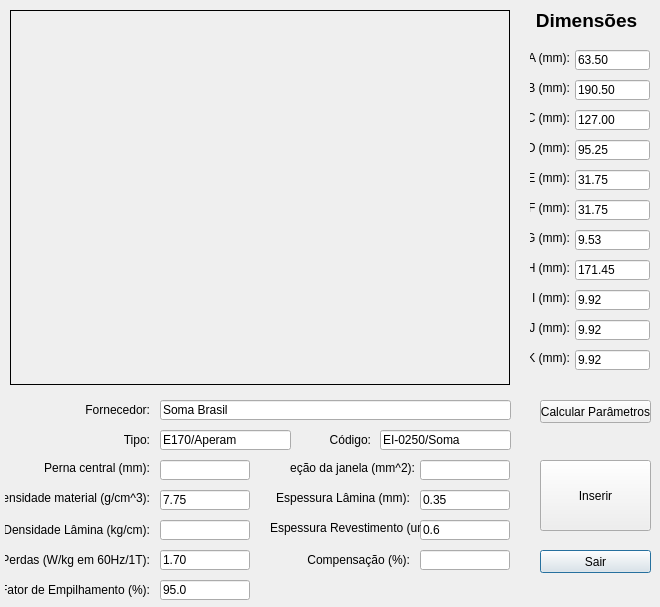
<?xml version="1.0" encoding="UTF-8"?>
<ui version="4.0">
 <class>WindowLaminaImage</class>
 <widget class="QDialog" name="WindowLaminaImage">
  <property name="geometry">
   <rect>
    <x>0</x>
    <y>0</y>
    <width>660</width>
    <height>607</height>
   </rect>
  </property>
  <property name="windowTitle">
   <string>Helena 1.0 - Lâminas</string>
  </property>
  <widget class="QPushButton" name="pushButton_exit">
   <property name="geometry">
    <rect>
     <x>540</x>
     <y>550</y>
     <width>111</width>
     <height>23</height>
    </rect>
   </property>
   <property name="text">
    <string>Sair</string>
   </property>
  </widget>
  <widget class="QLabel" name="label_width">
   <property name="geometry">
    <rect>
     <x>5</x>
     <y>460</y>
     <width>145</width>
     <height>16</height>
    </rect>
   </property>
   <property name="text">
    <string>Perna central (mm):</string>
   </property>
   <property name="alignment">
    <set>Qt::AlignRight|Qt::AlignTrailing|Qt::AlignVCenter</set>
   </property>
  </widget>
  <widget class="QLineEdit" name="lineEdit_width">
   <property name="geometry">
    <rect>
     <x>160</x>
     <y>460</y>
     <width>90</width>
     <height>20</height>
    </rect>
   </property>
   <property name="text">
    <string/>
   </property>
  </widget>
  <widget class="QLineEdit" name="lineEdit_windowArea">
   <property name="geometry">
    <rect>
     <x>420</x>
     <y>460</y>
     <width>90</width>
     <height>20</height>
    </rect>
   </property>
  </widget>
  <widget class="QLabel" name="label_type">
   <property name="geometry">
    <rect>
     <x>5</x>
     <y>430</y>
     <width>145</width>
     <height>20</height>
    </rect>
   </property>
   <property name="text">
    <string>Tipo:</string>
   </property>
   <property name="alignment">
    <set>Qt::AlignRight|Qt::AlignTrailing|Qt::AlignVCenter</set>
   </property>
  </widget>
  <widget class="QLabel" name="label_compensationPercent">
   <property name="geometry">
    <rect>
     <x>265</x>
     <y>550</y>
     <width>145</width>
     <height>20</height>
    </rect>
   </property>
   <property name="text">
    <string>Compensação (%):</string>
   </property>
   <property name="alignment">
    <set>Qt::AlignRight|Qt::AlignTrailing|Qt::AlignVCenter</set>
   </property>
  </widget>
  <widget class="QLabel" name="label_windowArea">
   <property name="geometry">
    <rect>
     <x>290</x>
     <y>460</y>
     <width>125</width>
     <height>16</height>
    </rect>
   </property>
   <property name="text">
    <string>Seção da janela (mm^2):</string>
   </property>
   <property name="alignment">
    <set>Qt::AlignRight|Qt::AlignTrailing|Qt::AlignVCenter</set>
   </property>
  </widget>
  <widget class="QLabel" name="label_weight">
   <property name="geometry">
    <rect>
     <x>5</x>
     <y>520</y>
     <width>145</width>
     <height>20</height>
    </rect>
   </property>
   <property name="text">
    <string>Densidade Lâmina (kg/cm):</string>
   </property>
   <property name="alignment">
    <set>Qt::AlignRight|Qt::AlignTrailing|Qt::AlignVCenter</set>
   </property>
  </widget>
  <widget class="QLineEdit" name="lineEdit_compensationPercent">
   <property name="geometry">
    <rect>
     <x>420</x>
     <y>550</y>
     <width>90</width>
     <height>20</height>
    </rect>
   </property>
  </widget>
  <widget class="QPushButton" name="pushButton_insert">
   <property name="enabled">
    <bool>true</bool>
   </property>
   <property name="geometry">
    <rect>
     <x>540</x>
     <y>460</y>
     <width>111</width>
     <height>71</height>
    </rect>
   </property>
   <property name="text">
    <string>Inserir</string>
   </property>
  </widget>
  <widget class="QLabel" name="label_provider">
   <property name="geometry">
    <rect>
     <x>5</x>
     <y>400</y>
     <width>145</width>
     <height>20</height>
    </rect>
   </property>
   <property name="text">
    <string>Fornecedor:</string>
   </property>
   <property name="alignment">
    <set>Qt::AlignRight|Qt::AlignTrailing|Qt::AlignVCenter</set>
   </property>
  </widget>
  <widget class="QLineEdit" name="lineEdit_type">
   <property name="geometry">
    <rect>
     <x>160</x>
     <y>430</y>
     <width>131</width>
     <height>20</height>
    </rect>
   </property>
   <property name="text">
    <string>E170/Aperam</string>
   </property>
  </widget>
  <widget class="QLineEdit" name="lineEdit_provider">
   <property name="geometry">
    <rect>
     <x>160</x>
     <y>400</y>
     <width>351</width>
     <height>20</height>
    </rect>
   </property>
   <property name="text">
    <string>Soma Brasil</string>
   </property>
  </widget>
  <widget class="QLineEdit" name="lineEdit_weight">
   <property name="geometry">
    <rect>
     <x>160</x>
     <y>520</y>
     <width>90</width>
     <height>20</height>
    </rect>
   </property>
  </widget>
  <widget class="QLabel" name="label_laminaImage">
   <property name="geometry">
    <rect>
     <x>10</x>
     <y>10</y>
     <width>500</width>
     <height>375</height>
    </rect>
   </property>
   <property name="styleSheet">
    <string notr="true">border:1px solid #000</string>
   </property>
   <property name="text">
    <string/>
   </property>
   <property name="pixmap">
    <pixmap resource="../images/images.qrc">:/lamina_dimensoes.png</pixmap>
   </property>
   <property name="scaledContents">
    <bool>false</bool>
   </property>
  </widget>
  <widget class="QLabel" name="label_A">
   <property name="geometry">
    <rect>
     <x>530</x>
     <y>50</y>
     <width>40</width>
     <height>16</height>
    </rect>
   </property>
   <property name="text">
    <string>A (mm):</string>
   </property>
   <property name="alignment">
    <set>Qt::AlignRight|Qt::AlignTrailing|Qt::AlignVCenter</set>
   </property>
  </widget>
  <widget class="QLineEdit" name="lineEdit_A">
   <property name="geometry">
    <rect>
     <x>575</x>
     <y>50</y>
     <width>75</width>
     <height>20</height>
    </rect>
   </property>
   <property name="text">
    <string>63.50</string>
   </property>
  </widget>
  <widget class="QLabel" name="label_B">
   <property name="geometry">
    <rect>
     <x>530</x>
     <y>80</y>
     <width>40</width>
     <height>16</height>
    </rect>
   </property>
   <property name="text">
    <string>B (mm):</string>
   </property>
   <property name="alignment">
    <set>Qt::AlignRight|Qt::AlignTrailing|Qt::AlignVCenter</set>
   </property>
  </widget>
  <widget class="QLineEdit" name="lineEdit_B">
   <property name="geometry">
    <rect>
     <x>575</x>
     <y>80</y>
     <width>75</width>
     <height>20</height>
    </rect>
   </property>
   <property name="text">
    <string>190.50</string>
   </property>
  </widget>
  <widget class="QLabel" name="label_C">
   <property name="geometry">
    <rect>
     <x>530</x>
     <y>110</y>
     <width>40</width>
     <height>16</height>
    </rect>
   </property>
   <property name="text">
    <string>C (mm):</string>
   </property>
   <property name="alignment">
    <set>Qt::AlignRight|Qt::AlignTrailing|Qt::AlignVCenter</set>
   </property>
  </widget>
  <widget class="QLineEdit" name="lineEdit_C">
   <property name="geometry">
    <rect>
     <x>575</x>
     <y>110</y>
     <width>75</width>
     <height>20</height>
    </rect>
   </property>
   <property name="text">
    <string>127.00</string>
   </property>
  </widget>
  <widget class="QLabel" name="label_D">
   <property name="geometry">
    <rect>
     <x>530</x>
     <y>140</y>
     <width>40</width>
     <height>16</height>
    </rect>
   </property>
   <property name="text">
    <string>D (mm):</string>
   </property>
   <property name="alignment">
    <set>Qt::AlignRight|Qt::AlignTrailing|Qt::AlignVCenter</set>
   </property>
  </widget>
  <widget class="QLineEdit" name="lineEdit_D">
   <property name="geometry">
    <rect>
     <x>575</x>
     <y>140</y>
     <width>75</width>
     <height>20</height>
    </rect>
   </property>
   <property name="text">
    <string>95.25</string>
   </property>
  </widget>
  <widget class="QLabel" name="label_E">
   <property name="geometry">
    <rect>
     <x>530</x>
     <y>170</y>
     <width>40</width>
     <height>16</height>
    </rect>
   </property>
   <property name="text">
    <string>E (mm):</string>
   </property>
   <property name="alignment">
    <set>Qt::AlignRight|Qt::AlignTrailing|Qt::AlignVCenter</set>
   </property>
  </widget>
  <widget class="QLineEdit" name="lineEdit_E">
   <property name="geometry">
    <rect>
     <x>575</x>
     <y>170</y>
     <width>75</width>
     <height>20</height>
    </rect>
   </property>
   <property name="text">
    <string>31.75</string>
   </property>
  </widget>
  <widget class="QLabel" name="label_F">
   <property name="geometry">
    <rect>
     <x>530</x>
     <y>200</y>
     <width>40</width>
     <height>16</height>
    </rect>
   </property>
   <property name="text">
    <string>F (mm):</string>
   </property>
   <property name="alignment">
    <set>Qt::AlignRight|Qt::AlignTrailing|Qt::AlignVCenter</set>
   </property>
  </widget>
  <widget class="QLineEdit" name="lineEdit_F">
   <property name="geometry">
    <rect>
     <x>575</x>
     <y>200</y>
     <width>75</width>
     <height>20</height>
    </rect>
   </property>
   <property name="text">
    <string>31.75</string>
   </property>
  </widget>
  <widget class="QLabel" name="label_G">
   <property name="geometry">
    <rect>
     <x>530</x>
     <y>230</y>
     <width>40</width>
     <height>16</height>
    </rect>
   </property>
   <property name="text">
    <string>G (mm):</string>
   </property>
   <property name="alignment">
    <set>Qt::AlignRight|Qt::AlignTrailing|Qt::AlignVCenter</set>
   </property>
  </widget>
  <widget class="QLineEdit" name="lineEdit_G">
   <property name="geometry">
    <rect>
     <x>575</x>
     <y>230</y>
     <width>75</width>
     <height>20</height>
    </rect>
   </property>
   <property name="text">
    <string>9.53</string>
   </property>
  </widget>
  <widget class="QLabel" name="label_H">
   <property name="geometry">
    <rect>
     <x>530</x>
     <y>260</y>
     <width>40</width>
     <height>16</height>
    </rect>
   </property>
   <property name="text">
    <string>H (mm):</string>
   </property>
   <property name="alignment">
    <set>Qt::AlignRight|Qt::AlignTrailing|Qt::AlignVCenter</set>
   </property>
  </widget>
  <widget class="QLineEdit" name="lineEdit_H">
   <property name="geometry">
    <rect>
     <x>575</x>
     <y>260</y>
     <width>75</width>
     <height>20</height>
    </rect>
   </property>
   <property name="text">
    <string>171.45</string>
   </property>
  </widget>
  <widget class="QLineEdit" name="lineEdit_I">
   <property name="geometry">
    <rect>
     <x>575</x>
     <y>290</y>
     <width>75</width>
     <height>20</height>
    </rect>
   </property>
   <property name="text">
    <string>9.92</string>
   </property>
  </widget>
  <widget class="QLabel" name="label_I">
   <property name="geometry">
    <rect>
     <x>530</x>
     <y>290</y>
     <width>40</width>
     <height>16</height>
    </rect>
   </property>
   <property name="text">
    <string>I (mm):</string>
   </property>
   <property name="alignment">
    <set>Qt::AlignRight|Qt::AlignTrailing|Qt::AlignVCenter</set>
   </property>
  </widget>
  <widget class="QLabel" name="label_J">
   <property name="geometry">
    <rect>
     <x>530</x>
     <y>320</y>
     <width>40</width>
     <height>16</height>
    </rect>
   </property>
   <property name="text">
    <string>J (mm):</string>
   </property>
   <property name="alignment">
    <set>Qt::AlignRight|Qt::AlignTrailing|Qt::AlignVCenter</set>
   </property>
  </widget>
  <widget class="QLineEdit" name="lineEdit_J">
   <property name="geometry">
    <rect>
     <x>575</x>
     <y>320</y>
     <width>75</width>
     <height>20</height>
    </rect>
   </property>
   <property name="text">
    <string>9.92</string>
   </property>
  </widget>
  <widget class="QLabel" name="label_K">
   <property name="geometry">
    <rect>
     <x>530</x>
     <y>350</y>
     <width>40</width>
     <height>16</height>
    </rect>
   </property>
   <property name="text">
    <string>K (mm):</string>
   </property>
   <property name="alignment">
    <set>Qt::AlignRight|Qt::AlignTrailing|Qt::AlignVCenter</set>
   </property>
  </widget>
  <widget class="QLineEdit" name="lineEdit_K">
   <property name="geometry">
    <rect>
     <x>575</x>
     <y>350</y>
     <width>75</width>
     <height>20</height>
    </rect>
   </property>
   <property name="text">
    <string>9.92</string>
   </property>
  </widget>
  <widget class="QLabel" name="label_dimension">
   <property name="geometry">
    <rect>
     <x>516</x>
     <y>10</y>
     <width>141</width>
     <height>20</height>
    </rect>
   </property>
   <property name="font">
    <font>
     <pointsize>14</pointsize>
     <weight>75</weight>
     <bold>true</bold>
    </font>
   </property>
   <property name="text">
    <string>Dimensões</string>
   </property>
   <property name="alignment">
    <set>Qt::AlignCenter</set>
   </property>
  </widget>
  <widget class="QLabel" name="label_thicknessLamina">
   <property name="geometry">
    <rect>
     <x>265</x>
     <y>490</y>
     <width>145</width>
     <height>16</height>
    </rect>
   </property>
   <property name="text">
    <string>Espessura Lâmina (mm):</string>
   </property>
   <property name="alignment">
    <set>Qt::AlignRight|Qt::AlignTrailing|Qt::AlignVCenter</set>
   </property>
  </widget>
  <widget class="QLabel" name="label_materialDensity">
   <property name="geometry">
    <rect>
     <x>5</x>
     <y>490</y>
     <width>145</width>
     <height>16</height>
    </rect>
   </property>
   <property name="text">
    <string>Densidade material (g/cm^3):</string>
   </property>
   <property name="alignment">
    <set>Qt::AlignRight|Qt::AlignTrailing|Qt::AlignVCenter</set>
   </property>
  </widget>
  <widget class="QLineEdit" name="lineEdit_thicknessLamina">
   <property name="geometry">
    <rect>
     <x>420</x>
     <y>490</y>
     <width>90</width>
     <height>20</height>
    </rect>
   </property>
   <property name="text">
    <string>0.35</string>
   </property>
  </widget>
  <widget class="QLineEdit" name="lineEdit_materialDensity">
   <property name="geometry">
    <rect>
     <x>160</x>
     <y>490</y>
     <width>90</width>
     <height>20</height>
    </rect>
   </property>
   <property name="text">
    <string>7.75</string>
   </property>
  </widget>
  <widget class="QLineEdit" name="lineEdit_thicknessLayer">
   <property name="geometry">
    <rect>
     <x>420</x>
     <y>520</y>
     <width>90</width>
     <height>20</height>
    </rect>
   </property>
   <property name="text">
    <string>0.6</string>
   </property>
  </widget>
  <widget class="QLabel" name="label_thicknessLayer">
   <property name="geometry">
    <rect>
     <x>270</x>
     <y>520</y>
     <width>151</width>
     <height>16</height>
    </rect>
   </property>
   <property name="text">
    <string>Espessura Revestimento (um):</string>
   </property>
  </widget>
  <widget class="QPushButton" name="pushButton_calculate">
   <property name="geometry">
    <rect>
     <x>540</x>
     <y>400</y>
     <width>111</width>
     <height>23</height>
    </rect>
   </property>
   <property name="text">
    <string>Calcular Parâmetros</string>
   </property>
  </widget>
  <widget class="QLineEdit" name="lineEdit_code">
   <property name="geometry">
    <rect>
     <x>380</x>
     <y>430</y>
     <width>131</width>
     <height>20</height>
    </rect>
   </property>
   <property name="text">
    <string>EI-0250/Soma</string>
   </property>
  </widget>
  <widget class="QLabel" name="label_code">
   <property name="geometry">
    <rect>
     <x>320</x>
     <y>430</y>
     <width>51</width>
     <height>20</height>
    </rect>
   </property>
   <property name="text">
    <string>Código:</string>
   </property>
   <property name="alignment">
    <set>Qt::AlignRight|Qt::AlignTrailing|Qt::AlignVCenter</set>
   </property>
  </widget>
  <widget class="QLabel" name="label_loss">
   <property name="geometry">
    <rect>
     <x>5</x>
     <y>550</y>
     <width>145</width>
     <height>20</height>
    </rect>
   </property>
   <property name="text">
    <string>Perdas (W/kg em 60Hz/1T):</string>
   </property>
   <property name="alignment">
    <set>Qt::AlignRight|Qt::AlignTrailing|Qt::AlignVCenter</set>
   </property>
  </widget>
  <widget class="QLineEdit" name="lineEdit_loss">
   <property name="geometry">
    <rect>
     <x>160</x>
     <y>550</y>
     <width>90</width>
     <height>20</height>
    </rect>
   </property>
   <property name="text">
    <string>1.70</string>
   </property>
  </widget>
  <widget class="QLineEdit" name="lineEdit_stackingFactor">
   <property name="geometry">
    <rect>
     <x>160</x>
     <y>580</y>
     <width>90</width>
     <height>20</height>
    </rect>
   </property>
   <property name="text">
    <string>95.0</string>
   </property>
  </widget>
  <widget class="QLabel" name="label_stackingFactor">
   <property name="geometry">
    <rect>
     <x>5</x>
     <y>580</y>
     <width>145</width>
     <height>20</height>
    </rect>
   </property>
   <property name="text">
    <string>Fator de Empilhamento (%):</string>
   </property>
   <property name="alignment">
    <set>Qt::AlignRight|Qt::AlignTrailing|Qt::AlignVCenter</set>
   </property>
  </widget>
 </widget>
 <resources>
  <include location="../images/images.qrc"/>
 </resources>
 <connections/>
</ui>
